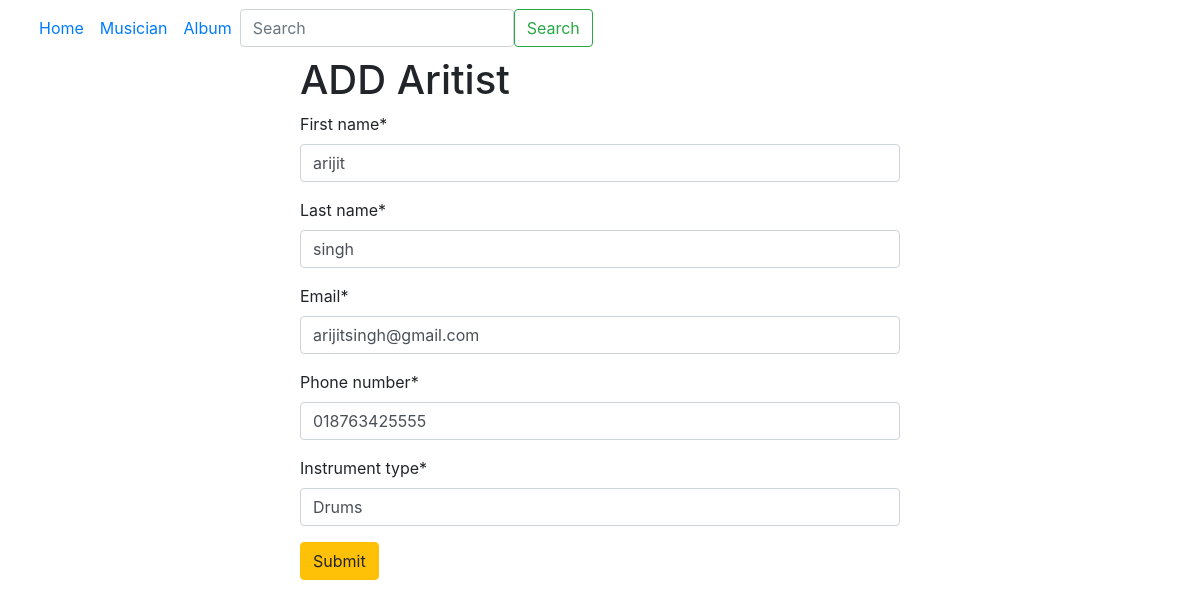
The page /musician/edit/2 on the database its author committed.
### musician/models.py (models this page shows, shortened)
class Musician(models.Model):
    first_name = models.CharField(max_length=100)
    last_name = models.CharField(max_length=100)
    email = models.EmailField(unique=True)
    phone_number = models.CharField(max_length=12)
    instrument_type = models.CharField(max_length=100)

### musician/views.py (the view)
# urls.py: path('edit/<int:id>', views.edit_musician, name= 'edit_musician'),
def edit_musician(request, id):
    musician = models.Musician.objects.get(pk=id)
    musician_form = forms.MusicianForm(instance=musician)
    if request.method == "POST":
        musician_form= forms.MusicianForm(request.POST, instance=musician)
        if musician_form.is_valid():
            musician_form.save()
            return redirect('homepage')
    return render(request, 'add_musicians.html', {'form' : musician_form})

### musician/forms.py
class MusicianForm(forms.ModelForm):
    class Meta :
        model = Musician
        fields = '__all__'

### musician/templates/add_musicians.html (shortened to what this page needs)
{% extends 'base.html' %}
{% load crispy_forms_tags %}
{% block content %}
<form style="width: 50%; margin:auto" method="post">
<h1> ADD Aritist</h1>
 {{form | crispy }}
 <button class="btn btn-warning"> Submit</button>
 </form>
 {% endblock %}

### rows shown on the page
Musician: first_name "arijit", last_name "singh", email "arijitsingh@gmail.com", phone_number "018763425555", instrument_type "Drums"
